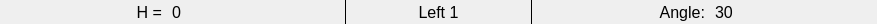
<?xml version="1.0" encoding="UTF-8"?>
<ui version="4.0">
 <class>AScanInfoWidget</class>
 <widget class="QWidget" name="AScanInfoWidget">
  <property name="geometry">
   <rect>
    <x>0</x>
    <y>0</y>
    <width>877</width>
    <height>24</height>
   </rect>
  </property>
  <property name="minimumSize">
   <size>
    <width>0</width>
    <height>24</height>
   </size>
  </property>
  <property name="maximumSize">
   <size>
    <width>16777215</width>
    <height>24</height>
   </size>
  </property>
  <property name="font">
   <font>
    <pointsize>12</pointsize>
   </font>
  </property>
  <property name="windowTitle">
   <string>Form</string>
  </property>
  <property name="autoFillBackground">
   <bool>true</bool>
  </property>
  <layout class="QVBoxLayout" name="verticalLayout">
   <property name="spacing">
    <number>0</number>
   </property>
   <property name="leftMargin">
    <number>0</number>
   </property>
   <property name="topMargin">
    <number>0</number>
   </property>
   <property name="rightMargin">
    <number>0</number>
   </property>
   <property name="bottomMargin">
    <number>0</number>
   </property>
   <item>
    <layout class="QHBoxLayout" name="horizontalLayout" stretch="0,0,0,0,0,0,0">
     <property name="spacing">
      <number>10</number>
     </property>
     <item>
      <widget class="QLabel" name="label">
       <property name="text">
        <string>H =</string>
       </property>
       <property name="alignment">
        <set>Qt::AlignRight|Qt::AlignTrailing|Qt::AlignVCenter</set>
       </property>
      </widget>
     </item>
     <item>
      <widget class="QLabel" name="hLabel">
       <property name="text">
        <string>0</string>
       </property>
      </widget>
     </item>
     <item>
      <widget class="Line" name="line_6">
       <property name="frameShadow">
        <enum>QFrame::Plain</enum>
       </property>
       <property name="orientation">
        <enum>Qt::Vertical</enum>
       </property>
      </widget>
     </item>
     <item>
      <widget class="QLabel" name="channelNameLabel">
       <property name="text">
        <string>Left 1</string>
       </property>
       <property name="alignment">
        <set>Qt::AlignCenter</set>
       </property>
      </widget>
     </item>
     <item>
      <widget class="Line" name="line">
       <property name="frameShadow">
        <enum>QFrame::Plain</enum>
       </property>
       <property name="orientation">
        <enum>Qt::Vertical</enum>
       </property>
      </widget>
     </item>
     <item>
      <widget class="QLabel" name="label_2">
       <property name="text">
        <string>Angle:</string>
       </property>
       <property name="alignment">
        <set>Qt::AlignRight|Qt::AlignTrailing|Qt::AlignVCenter</set>
       </property>
      </widget>
     </item>
     <item>
      <widget class="QLabel" name="angleLabel">
       <property name="text">
        <string>30</string>
       </property>
      </widget>
     </item>
    </layout>
   </item>
  </layout>
 </widget>
 <resources/>
 <connections/>
</ui>
